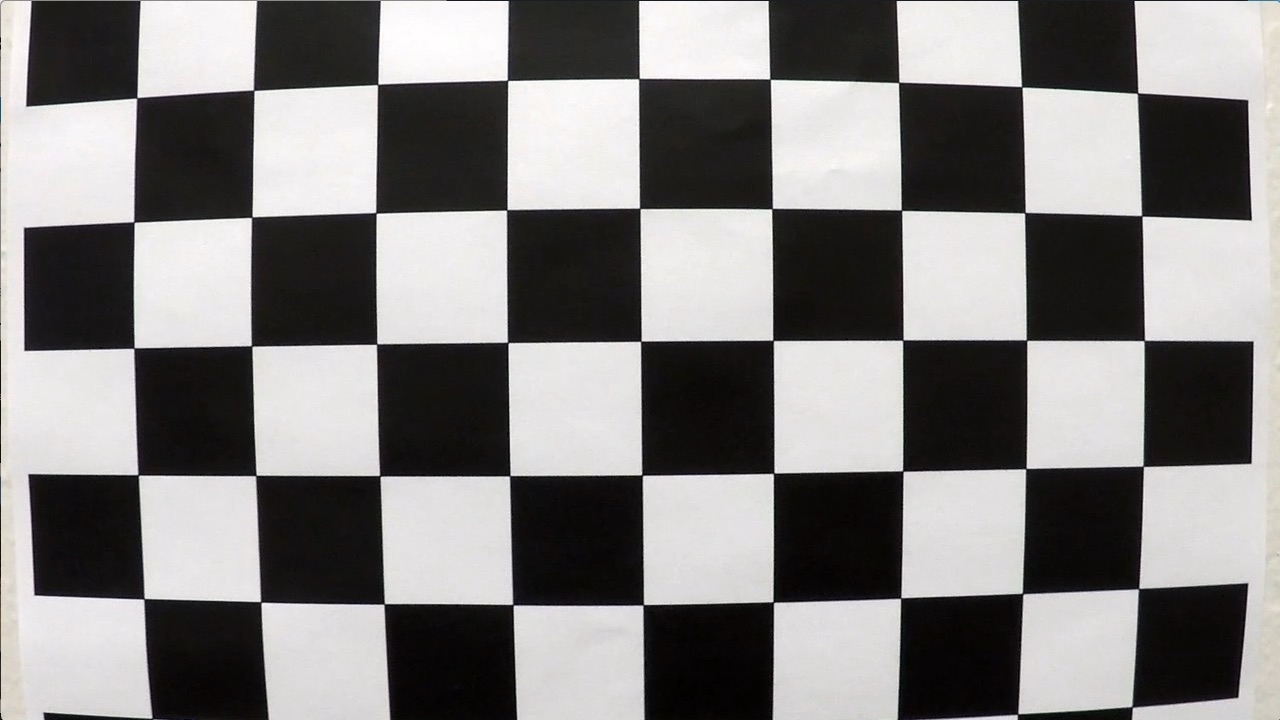
#> input picture camera_cal/calibration1.jpg, 1280 x 720 px
$ jupyter execute --allow-errors ImageProcess_Fcn.ipynb   (shell and % lines are left out)   (older library calls are emulated)
#> lines starting #> are read from the running program, lines starting #| are printed output that depends on the picture; pictures that were not available may be replaced by others from this repository, and a replacement may not be noted
[cell 1]
import numpy as np
import cv2
import matplotlib.pyplot as plt
import matplotlib.image as mpimg

import glob
images = glob.glob('./camera_cal/calibration*.jpg')
objpoints = []
imgpoints = []
nx = 9
ny = 6
objp = np.zeros((ny*nx,3), np.float32)
objp[:,:2] = np.mgrid[0:nx,0:ny].T.reshape(-1,2)
for fname in images:
    img = mpimg.imread(fname)
#> img is the input picture: shape (720, 1280, 3); mean R, G, B 130.1, 128.4, 127.8
    gray = cv2.cvtColor(img,cv2.COLOR_RGB2GRAY)
    ret, corners = cv2.findChessboardCorners(gray, (nx,ny), None)
#> ret = False; corners = None
    if ret == True:
        imgpoints.append(corners)
        objpoints.append(objp)
        #imgX = cv2.drawChessboardCorners(img, (nx,ny), corners, ret)
        #plt.imshow(imgX)
        #print(fname)

def cal_undistort(img, objpoints, imgpoints):
    # Use cv2.calibrateCamera() and cv2.undistort()
    # undist = np.copy(img)  # Delete this line
    gray = cv2.cvtColor(img,cv2.COLOR_BGR2GRAY)
    ret, mtx, dist, rvecs, tvecs = cv2.calibrateCamera(objpoints, imgpoints,gray.shape[::-1],None,None)
    undistorted = cv2.undistort(img, mtx, dist, None, mtx)
    return undistorted, mtx, dist

[cell 2]
def corners_unwarp(undist, vertices):
    ofs = 0 # offset for dst points
    # Grab the image shape
    img_size = (undist.shape[1], undist.shape[0])
    # For source points I'm grabbing the outer four detected corners
    src = np.float32([(vertices[0][1][0],vertices[0][1][1]), (vertices[0][2][0],vertices[0][2][1]), (vertices[0][3][0],vertices[0][3][1]), (vertices[0][0][0],vertices[0][0][1])])
    # For destination points, I'm arbitrarily choosing some points to be
    # a nice fit for displaying our warped result
    # again, not exact, but close enough for our purposes
    dst = np.float32([[((vertices[0][0][0]+vertices[0][1][0])/2)-ofs, 0],
                      [((vertices[0][2][0]+vertices[0][3][0])/2)+ofs, 0],
                      [((vertices[0][2][0]+vertices[0][3][0])/2)+ofs, img.shape[0]],
                      [((vertices[0][0][0]+vertices[0][1][0])/2)-ofs, img.shape[0]]])
    # Given src and dst points, calculate the perspective transform matrix
    M = cv2.getPerspectiveTransform(src, dst)
    Minv = cv2.getPerspectiveTransform(dst,src)
    # Warp the image using OpenCV warpPerspective()
    warped = cv2.warpPerspective(undist, M, img_size)
    # Return the resulting image and matrix
    return warped, M, dst, Minv

def abs_sobel_thresh(image, orient='x', thresh_min=0, thresh_max=255):
    # Calculate directional gradient
    # Apply threshold
    gray = cv2.cvtColor(image, cv2.COLOR_RGB2GRAY)
    if orient == 'x':
        abs_sobel = np.absolute(cv2.Sobel(gray, cv2.CV_64F, 1, 0))
    if orient == 'y':
        abs_sobel = np.absolute(cv2.Sobel(gray, cv2.CV_64F, 0, 1))
    # Rescale back to 8 bit integer
    scaled_sobel = np.uint8(255*abs_sobel/np.max(abs_sobel))
    # Create a copy and apply the threshold
    binary_output = np.zeros_like(scaled_sobel)
    # Here I'm using inclusive (>=, <=) thresholds, but exclusive is ok too
    binary_output[(scaled_sobel >= thresh_min) & (scaled_sobel <= thresh_max)] = 1

    return binary_output

def mag_thresh(image, sobel_kernel=3, mag_thresh=(0, 255)):
    # Calculate gradient magnitude
    # Apply threshold
    gray = cv2.cvtColor(image, cv2.COLOR_RGB2GRAY)
    # Take both Sobel x and y gradients
    sobelx = cv2.Sobel(gray, cv2.CV_64F, 1, 0, ksize=sobel_kernel)
    sobely = cv2.Sobel(gray, cv2.CV_64F, 0, 1, ksize=sobel_kernel)
    # Calculate the gradient magnitude
    gradmag = np.sqrt(sobelx**2 + sobely**2)
    # Rescale to 8 bit
    scale_factor = np.max(gradmag)/255
    gradmag = (gradmag/scale_factor).astype(np.uint8)
    # Create a binary image of ones where threshold is met, zeros otherwise
    mag_binary = np.zeros_like(gradmag)
    mag_binary[(gradmag >= mag_thresh[0]) & (gradmag <= mag_thresh[1])] = 1

    return mag_binary

def dir_threshold(image, sobel_kernel=3, thresh=(0, np.pi/2)):
    # Calculate gradient direction
    # Apply threshold
    gray = cv2.cvtColor(image, cv2.COLOR_RGB2GRAY)
    # Calculate the x and y gradients
    sobelx = cv2.Sobel(gray, cv2.CV_64F, 1, 0, ksize=sobel_kernel)
    sobely = cv2.Sobel(gray, cv2.CV_64F, 0, 1, ksize=sobel_kernel)
    # Take the absolute value of the gradient direction,
    # apply a threshold, and create a binary image result
    absgraddir = np.arctan2(np.absolute(sobely), np.absolute(sobelx))
    dir_binary =  np.zeros_like(absgraddir)
    dir_binary[(absgraddir >= thresh[0]) & (absgraddir <= thresh[1])] = 1

    return dir_binary

def hls_select(img, thresh=(0, 255)):
    hls = cv2.cvtColor(img, cv2.COLOR_RGB2HLS)
    s_channel = hls[:,:,2]
    binary_output = np.zeros_like(s_channel)
    binary_output[(s_channel > thresh[0]) & (s_channel <= thresh[1])] = 1
    return binary_output

def find_lane_pixels(binary_warped):
    # Take a histogram of the bottom half of the image
    histogram = np.sum(binary_warped[binary_warped.shape[0]//2:,:], axis=0)
    # Create an output image to draw on and visualize the result
    out_img = np.dstack((binary_warped, binary_warped, binary_warped))
    # Find the peak of the left and right halves of the histogram
    # These will be the starting point for the left and right lines
    midpoint = np.int(histogram.shape[0]//2)
    leftx_base = np.argmax(histogram[:midpoint])
    rightx_base = np.argmax(histogram[midpoint:]) + midpoint

    # HYPERPARAMETERS
    # Choose the number of sliding windows
    nwindows = 9
    # Set the width of the windows +/- margin
    margin = 100
    # Set minimum number of pixels found to recenter window
    minpix = 50

    # Set height of windows - based on nwindows above and image shape
    window_height = np.int(binary_warped.shape[0]//nwindows)
    # Identify the x and y positions of all nonzero pixels in the image
    nonzero = binary_warped.nonzero()
    nonzeroy = np.array(nonzero[0])
    nonzerox = np.array(nonzero[1])
    # Current positions to be updated later for each window in nwindows
    leftx_current = leftx_base
    rightx_current = rightx_base

    # Create empty lists to receive left and right lane pixel indices
    left_lane_inds = []
    right_lane_inds = []

    # Step through the windows one by one
    for window in range(nwindows):
        # Identify window boundaries in x and y (and right and left)
        win_y_low = binary_warped.shape[0] - (window+1)*window_height
        win_y_high = binary_warped.shape[0] - window*window_height
        win_xleft_low = leftx_current - margin
        win_xleft_high = leftx_current + margin
        win_xright_low = rightx_current - margin
        win_xright_high = rightx_current + margin

        # Draw the windows on the visualization image
        cv2.rectangle(out_img,(win_xleft_low,win_y_low),
        (win_xleft_high,win_y_high),(0,255,0), 2)
        cv2.rectangle(out_img,(win_xright_low,win_y_low),
        (win_xright_high,win_y_high),(0,255,0), 2)

        # Identify the nonzero pixels in x and y within the window #
        good_left_inds = ((nonzeroy >= win_y_low) & (nonzeroy < win_y_high) &
        (nonzerox >= win_xleft_low) &  (nonzerox < win_xleft_high)).nonzero()[0]
        good_right_inds = ((nonzeroy >= win_y_low) & (nonzeroy < win_y_high) &
        (nonzerox >= win_xright_low) &  (nonzerox < win_xright_high)).nonzero()[0]

        # Append these indices to the lists
        left_lane_inds.append(good_left_inds)
        right_lane_inds.append(good_right_inds)

        # If you found > minpix pixels, recenter next window on their mean position
        if len(good_left_inds) > minpix:
            leftx_current = np.int(np.mean(nonzerox[good_left_inds]))
        if len(good_right_inds) > minpix:
            rightx_current = np.int(np.mean(nonzerox[good_right_inds]))

    # Concatenate the arrays of indices (previously was a list of lists of pixels)
    try:
        left_lane_inds = np.concatenate(left_lane_inds)
        right_lane_inds = np.concatenate(right_lane_inds)
    except ValueError:
        # Avoids an error if the above is not implemented fully
        pass

    # Extract left and right line pixel positions
    leftx = nonzerox[left_lane_inds]
    lefty = nonzeroy[left_lane_inds]
    rightx = nonzerox[right_lane_inds]
    righty = nonzeroy[right_lane_inds]

    return leftx, lefty, rightx, righty, out_img


def fit_polynomial(binary_warped):
    # Find our lane pixels first
    leftx, lefty, rightx, righty, out_img = find_lane_pixels(binary_warped)

    # Fit a second order polynomial to each using `np.polyfit`
    left_fit = np.polyfit(lefty, leftx, 2)
    right_fit = np.polyfit(righty, rightx, 2)

    # Generate x and y values for plotting
    ploty = np.linspace(0, binary_warped.shape[0]-1, binary_warped.shape[0] )
    try:
        left_fitx = left_fit[0]*ploty**2 + left_fit[1]*ploty + left_fit[2]
        right_fitx = right_fit[0]*ploty**2 + right_fit[1]*ploty + right_fit[2]
    except TypeError:
        # Avoids an error if `left` and `right_fit` are still none or incorrect
        print('The function failed to fit a line!')
        left_fitx = 1*ploty**2 + 1*ploty
        right_fitx = 1*ploty**2 + 1*ploty

    ## Visualization ##
    # Colors in the left and right lane regions
    out_img[lefty, leftx] = [255, 0, 0]
    out_img[righty, rightx] = [0, 0, 255]

    # Plots the left and right polynomials on the lane lines
    #plt.plot(left_fitx, ploty, color='yellow')
    #plt.plot(right_fitx, ploty, color='yellow')

    return out_img, left_fit, right_fit, left_fitx, right_fitx, ploty

def CurveRad(ploty, left_fit, right_fit, left_fitx, right_fitx):
    y_eval = np.max(ploty)
    my = 40/720 # meters per pixel in y dimension
    mx = 3.7/500 # meters per pixel in x dimension

    AveFitx = (left_fitx + right_fitx)/2
    AveFit = np.polyfit(ploty, AveFitx, 2)
    LeftAX = 2*AveFit[0]*(mx / (my ** 2))
    LeftBX = left_fit[1]*(mx/my)
    AveCurv = ((1+((LeftAX)*y_eval + LeftBX)**2)**1.5)/abs(LeftAX)
    CurvRadText = "Radius of Curvature: %dm", AveCurv
    CurvRad = AveCurv
    MidPoint = AveFit[0]*y_eval**2 + AveFit[1]*y_eval + AveFit[2]
    Shifted = (img.shape[1]/2 - MidPoint)*mx
    if Shifted <= 0:
        ShiftText = "left"
    else:
        ShiftText = "right"
    return CurvRad, ShiftText, Shifted

[cell 3]
def ProcessImageSlide(img):
    undistorted, mtx, dist = cal_undistort(img, objpoints, imgpoints)

    imshape = img.shape
    LeftBottom = (180,imshape[0])
    RightBottom = (1150,imshape[0])
    LeftTop = (590,450)
    RightTop = (690,450)
    vertices = np.array([[LeftBottom,LeftTop, RightTop, RightBottom]], dtype=np.int32)

    gradx = abs_sobel_thresh(undistorted, orient='x', thresh_min = 30, thresh_max = 100)
    grady = abs_sobel_thresh(undistorted, orient='y', thresh_min = 50, thresh_max = 100)
    mag_binary = mag_thresh(undistorted, sobel_kernel=9, mag_thresh=(80,150))
    dir_binary = dir_threshold(undistorted, sobel_kernel=15, thresh=(0.8,1.2))
    combined = np.zeros_like(dir_binary)
    combined[((gradx == 1) & (grady == 1)) | ((mag_binary == 1) & (dir_binary == 1))] = 1
    hls_binary = hls_select(undistorted, thresh=(150, 200))
    combinedAll = np.zeros_like(dir_binary)
    combinedAll[(combined == 1) | (hls_binary == 1)] = 1

    warped, M, dst, Minv = corners_unwarp(combinedAll, vertices)
    out_img, left_fit, right_fit, left_fitx, right_fitx, ploty = fit_polynomial(warped)

    warp_zero = np.zeros_like(warped).astype(np.uint8)
    color_warp = np.dstack((warp_zero, warp_zero, warp_zero))

    pts_left = np.array([np.transpose(np.vstack([left_fitx, ploty]))])
    pts_right = np.array([np.flipud(np.transpose(np.vstack([right_fitx, ploty])))])
    pts = np.hstack((pts_left, pts_right))

    cv2.fillPoly(color_warp, np.int_([pts]), (0,255, 0))

    newwarp = cv2.warpPerspective(color_warp, Minv, (img.shape[1], img.shape[0]))
    result = cv2.addWeighted(undistorted, 1, newwarp, 0.3, 0)

    CurvRad, ShiftText, Shifted = CurveRad(ploty, left_fit, right_fit, left_fitx, right_fitx)
    cv2.putText(result, "Radius of Curvature: %dm" % CurvRad,(50,50), cv2.FONT_HERSHEY_COMPLEX, 1,(255,255,0),2,cv2.LINE_AA)
    cv2.putText(result, "Vehicle is %.2fm %s of center" % (abs(Shifted), ShiftText),(50,100), cv2.FONT_HERSHEY_COMPLEX, 1,(255,255,0),2,cv2.LINE_AA)
    return result

#> (a cell that did not finish here is left out)

[cell 5]
### This section allows to load a video and process it to find lane lines. Video will be played directly during process.
cap = cv2.VideoCapture('project_video.mp4')
#cap = cv2.VideoCapture('test_videos/solidYellowLeft.mp4')
vid_cod = cv2.VideoWriter_fourcc(*'XVID')
while(cap.isOpened()):
    ret, frame = cap.read()
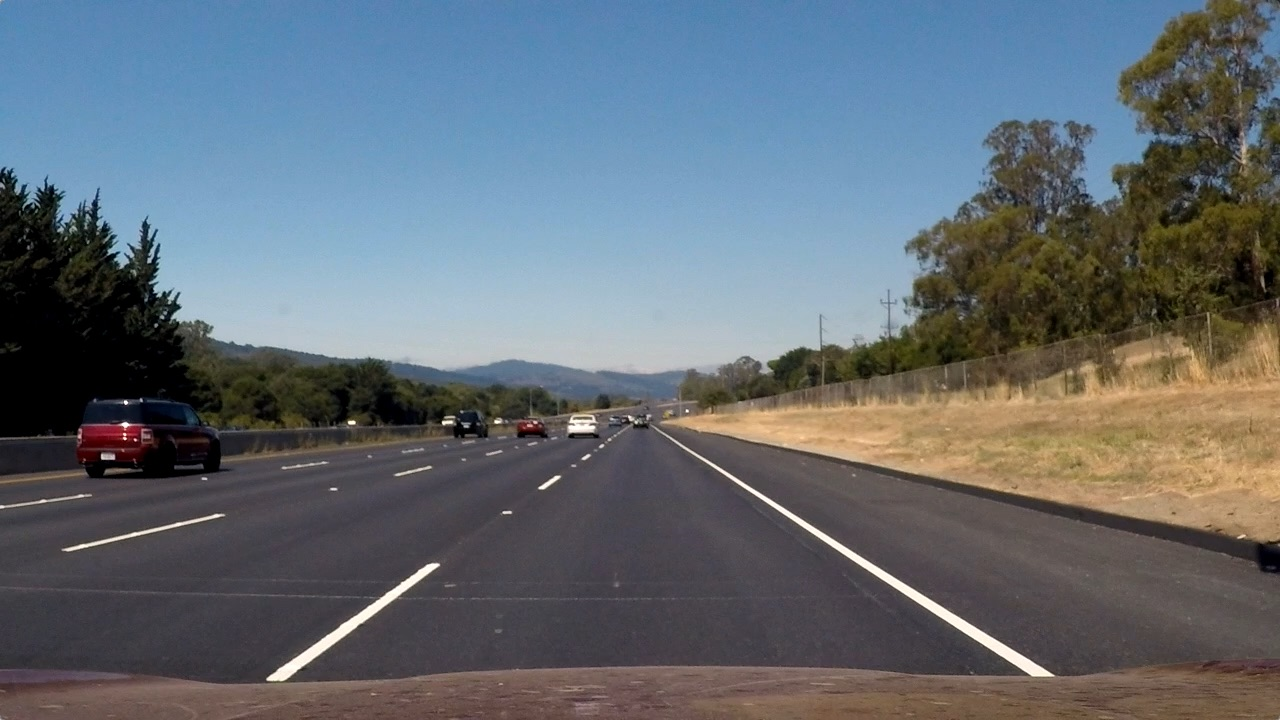
#> input picture test_images/straight_lines2.jpg, 1280 x 720 px, given in place of project_video.mp4, which was not available
#> frame is the input picture: shape (720, 1280, 3); mean B, G, R 115.1, 107.7, 99.4
    if ret:
        UpdatedPicture = ProcessImageSlide(frame)
#> in cal_undistort, `gray = cv2.cvtColor(img,cv2.COLOR_BGR2GRAY)`:
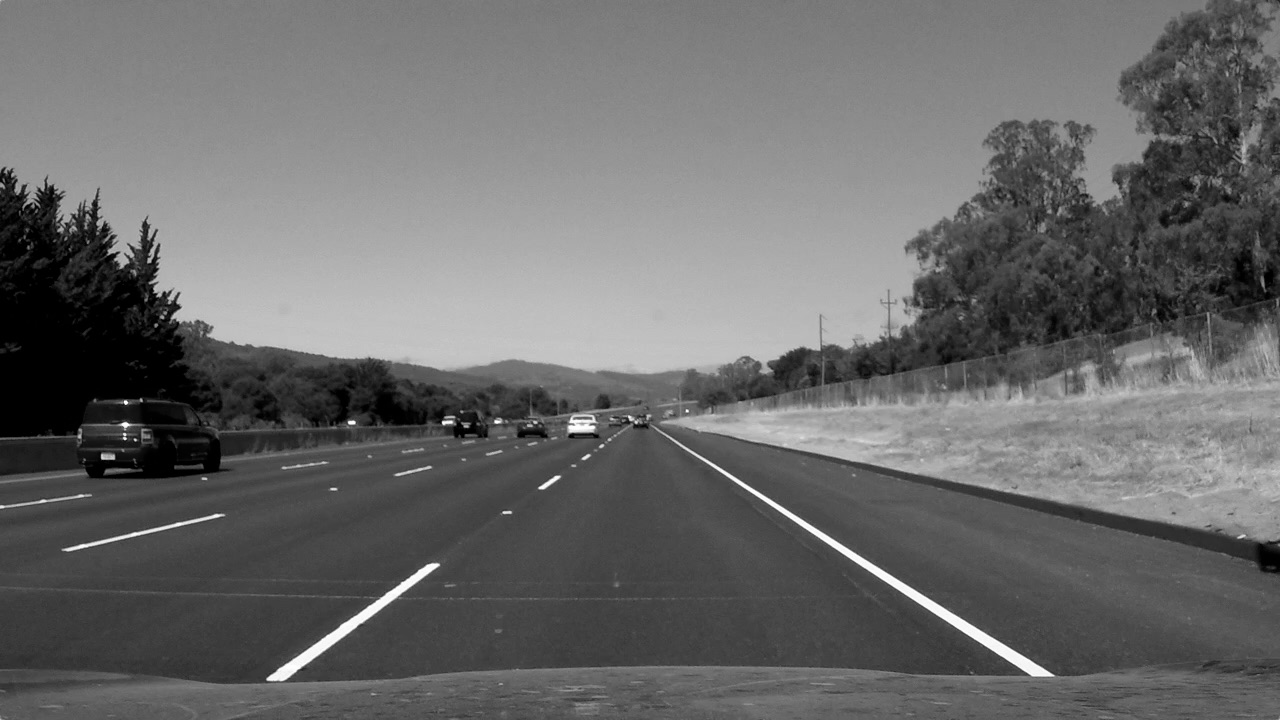
#> gray: shape (720, 1280); min 0, max 254, mean 106
#> in cal_undistort, `ret, mtx, dist, rvecs, tvecs = cv2.calibrateCamera(objpoints, imgpoint..`: ret = 0.644; mtx = [[1057.6, 0, 691.1], [0, 1058.6, 278], [0, 0, 1]]; dist = [[-0.322, 0.709, 0.013, 0.00946, -1.02]]; rvecs = ([0.424, -0.236, 0.0488], [-0.024, 0.4, -0.0295]); tvecs = ([-2.48, 1.1, 17.79], [-17.95, -0.401, 29.17])
#> in ProcessImageSlide, `undistorted, mtx, dist = cal_undistort(img, objpoints, imgpoints)`: mtx = [[1057.6, 0, 691.1], [0, 1058.6, 278], [0, 0, 1]]; dist = [[-0.322, 0.709, 0.013, 0.00946, -1.02]]
#> in ProcessImageSlide, `gradx = abs_sobel_thresh(undistorted, orient='x', thresh_min = 30, thr..`:
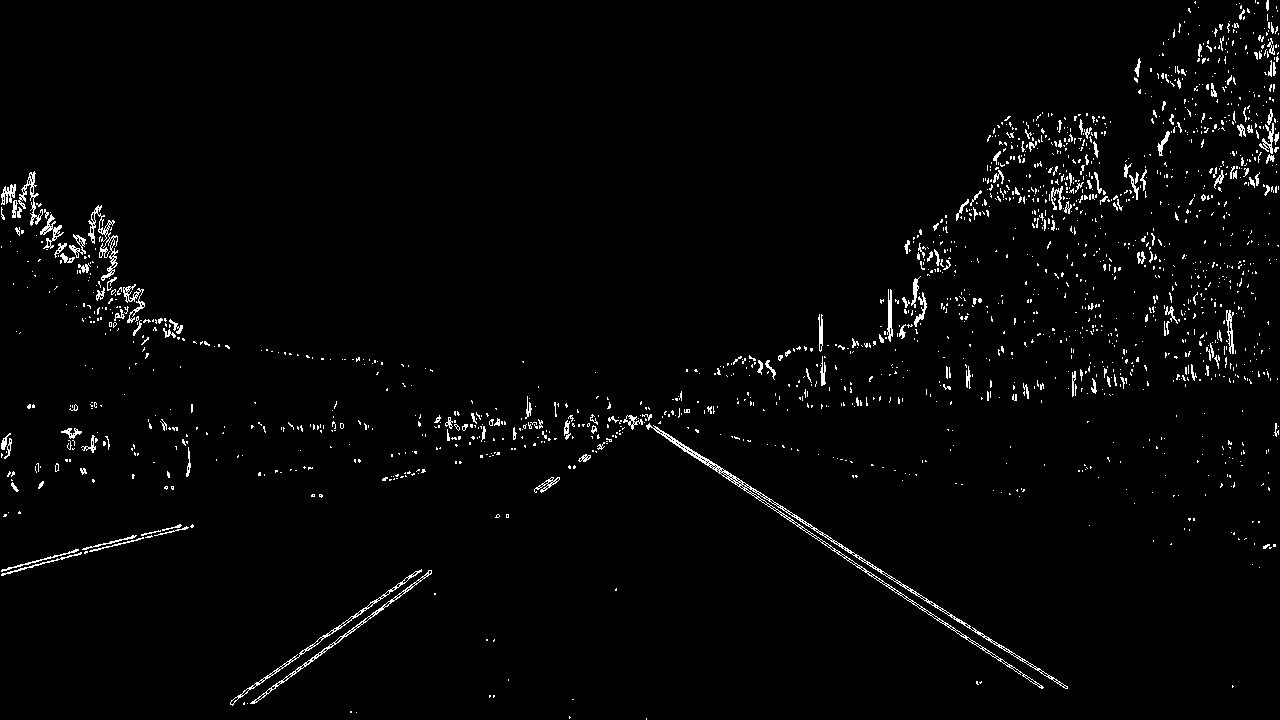
#> gradx: shape (720, 1280); values 0 (black) and 1 (white), 2.2% white in thin lines or dots
#> in mag_thresh, `scale_factor = np.max(gradmag)/255`: scale_factor = 6973.6
#> in ProcessImageSlide, `out_img, left_fit, right_fit, left_fitx, right_fitx, ploty = fit_polyn..`: left_fit = [-6.08e-05, 0.0417, 402.7]; right_fit = [-3.37e-05, -0.000113, 909.1]; left_fitx = 720 values, max 409.8 at index 343, min 401.2 at index 719, mean 407.2; right_fitx = 720 values, max 909.1 at index 0, min 891.6 at index 719, mean 903.3; ploty = 720 values from 0 to 719
#> in ProcessImageSlide, `pts_left = np.array([np.transpose(np.vstack([left_fitx, ploty]))])`: pts_left = 720 pairs, first value 401.2 to 409.8, second value 0 to 719
#> in ProcessImageSlide, `pts_right = np.array([np.flipud(np.transpose(np.vstack([right_fitx, pl..`: pts_right = 720 pairs, first value 891.6 to 909.1, second value 0 to 719
#> in ProcessImageSlide, `pts = np.hstack((pts_left, pts_right))`: pts = 1440 pairs, first value 401.2 to 909.1, second value 0 to 719
#> in CurveRad, `y_eval = np.max(ploty)`: y_eval = 719
#> in CurveRad, `AveFitx = (left_fitx + right_fitx)/2`: AveFitx = 720 values, max 658.2 at index 220, min 646.4 at index 719, mean 655.2
#> in CurveRad, `AveFit = np.polyfit(ploty, AveFitx, 2)`: AveFit = [-4.72e-05, 0.0208, 655.9]
#> in CurveRad, `LeftAX = 2*AveFit[0]*(mx / (my ** 2))`: LeftAX = -0.000226
#> in CurveRad, `LeftBX = left_fit[1]*(mx/my)`: LeftBX = 0.00555
#> in CurveRad, `AveCurv = ((1+((LeftAX)*y_eval + LeftBX)**2)**1.5)/abs(LeftAX)`: AveCurv = 4580.1
#> in CurveRad, `CurvRadText = "Radius of Curvature: %dm", AveCurv`: CurvRadText = ('Radius of Curvature: %dm', 4580.1)
#> in CurveRad, `CurvRad = AveCurv`: CurvRad = 4580.1
#> in CurveRad, `MidPoint = AveFit[0]*y_eval**2 + AveFit[1]*y_eval + AveFit[2]`: MidPoint = 646.4
#> in CurveRad, `Shifted = (img.shape[1]/2 - MidPoint)*mx`: Shifted = -0.0475
#> in ProcessImageSlide, `CurvRad, ShiftText, Shifted = CurveRad(ploty, left_fit, right_fit, lef..`: CurvRad = 4580.1; ShiftText = 'left'; Shifted = -0.0475
#> in ProcessImageSlide, `cv2.putText(result, "Vehicle is %.2fm %s of center" % (abs(Shifted), S..`:
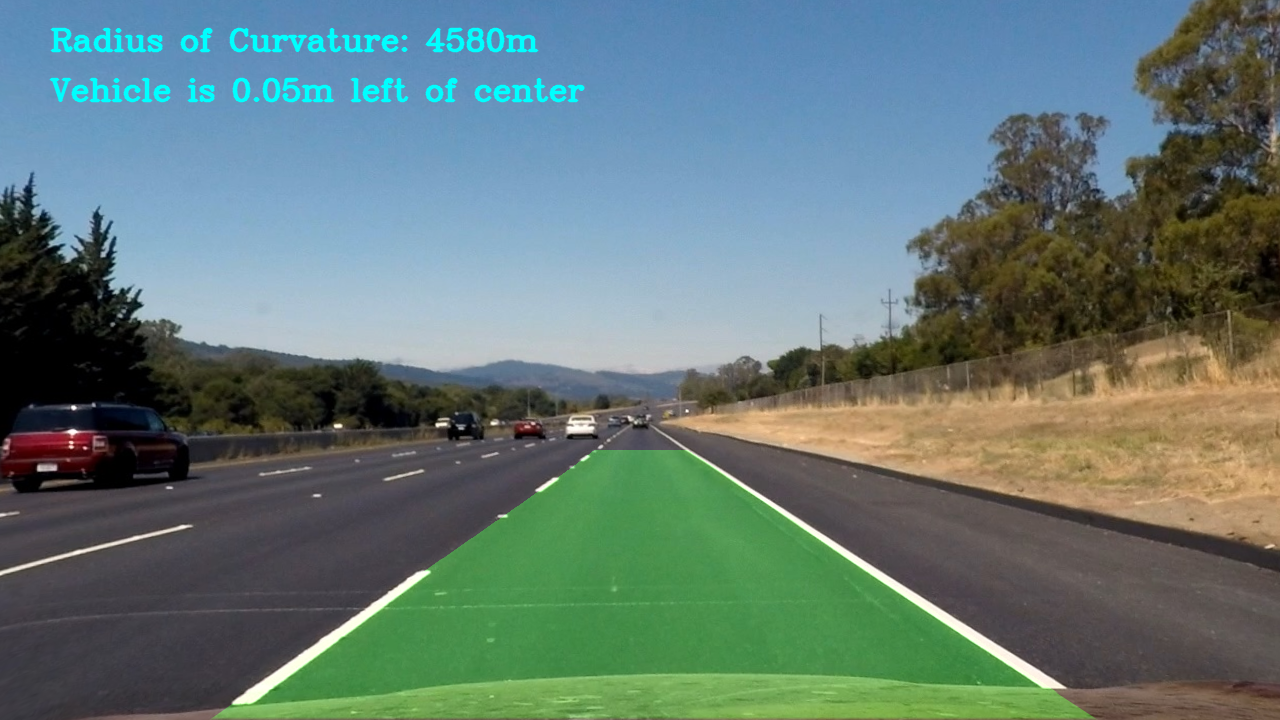
#> result: shape (720, 1280, 3); mean B, G, R 117.6, 121.1, 99.5
        cv2.imshow('frame',UpdatedPicture)
    if cv2.waitKey(1) & 0xFF == ord('q'):
#> (key q is pressed here)
        break
cap.release()
cv2.destroyAllWindows()
